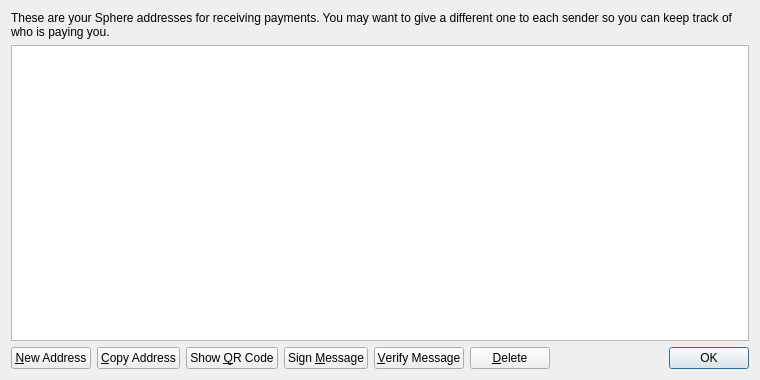
<?xml version="1.0" encoding="UTF-8"?>
<ui version="4.0">
 <class>AddressBookPage</class>
 <widget class="QWidget" name="AddressBookPage">
  <property name="geometry">
   <rect>
    <x>0</x>
    <y>0</y>
    <width>760</width>
    <height>380</height>
   </rect>
  </property>
  <property name="windowTitle">
   <string>Address Book</string>
  </property>
  <layout class="QVBoxLayout" name="verticalLayout">
   <item>
    <widget class="QLabel" name="labelExplanation">
     <property name="text">
      <string>These are your Sphere addresses for receiving payments. You may want to give a different one to each sender so you can keep track of who is paying you.</string>
     </property>
     <property name="textFormat">
      <enum>Qt::PlainText</enum>
     </property>
     <property name="wordWrap">
      <bool>true</bool>
     </property>
    </widget>
   </item>
   <item>
    <widget class="QTableView" name="tableView">
     <property name="contextMenuPolicy">
      <enum>Qt::CustomContextMenu</enum>
     </property>
     <property name="toolTip">
      <string>Double-click to edit address or label</string>
     </property>
     <property name="tabKeyNavigation">
      <bool>false</bool>
     </property>
     <property name="selectionMode">
      <enum>QAbstractItemView::SingleSelection</enum>
     </property>
     <property name="selectionBehavior">
      <enum>QAbstractItemView::SelectRows</enum>
     </property>
     <property name="sortingEnabled">
      <bool>true</bool>
     </property>
     <attribute name="verticalHeaderVisible">
      <bool>false</bool>
     </attribute>
    </widget>
   </item>
   <item>
    <layout class="QHBoxLayout" name="horizontalLayout">
     <item>
      <widget class="QPushButton" name="newAddressButton">
       <property name="toolTip">
        <string>Create a new address</string>
       </property>
       <property name="text">
        <string>&amp;New Address</string>
       </property>
      </widget>
     </item>
     <item>
      <widget class="QPushButton" name="copyToClipboard">
       <property name="toolTip">
        <string>Copy the currently selected address to the system clipboard</string>
       </property>
       <property name="text">
        <string>&amp;Copy Address</string>
       </property>
      </widget>
     </item>
     <item>
      <widget class="QPushButton" name="showQRCode">
       <property name="text">
        <string>Show &amp;QR Code</string>
       </property>
      </widget>
     </item>
     <item>
      <widget class="QPushButton" name="signMessage">
       <property name="toolTip">
        <string>Sign a message to prove you own a Sphere address</string>
       </property>
       <property name="text">
        <string>Sign &amp;Message</string>
       </property>
      </widget>
     </item>
     <item>
      <widget class="QPushButton" name="verifyMessage">
       <property name="toolTip">
        <string>Verify a message to ensure it was signed with a specified Sphere address</string>
       </property>
       <property name="text">
        <string>&amp;Verify Message</string>
       </property>
      </widget>
     </item>
     <item>
      <widget class="QPushButton" name="deleteButton">
       <property name="toolTip">
        <string>Delete the currently selected address from the list</string>
       </property>
       <property name="text">
        <string>&amp;Delete</string>
       </property>
      </widget>
     </item>
     <item>
      <spacer name="horizontalSpacer">
       <property name="orientation">
        <enum>Qt::Horizontal</enum>
       </property>
       <property name="sizeHint" stdset="0">
        <size>
         <width>40</width>
         <height>20</height>
        </size>
       </property>
      </spacer>
     </item>
     <item>
      <widget class="QDialogButtonBox" name="buttonBox">
       <property name="sizePolicy">
        <sizepolicy hsizetype="Maximum" vsizetype="Fixed">
         <horstretch>0</horstretch>
         <verstretch>0</verstretch>
        </sizepolicy>
       </property>
       <property name="standardButtons">
        <set>QDialogButtonBox::Ok</set>
       </property>
      </widget>
     </item>
    </layout>
   </item>
  </layout>
 </widget>
 <resources>
  <include location="../bitcoin.qrc"/>
 </resources>
 <connections/>
</ui>
